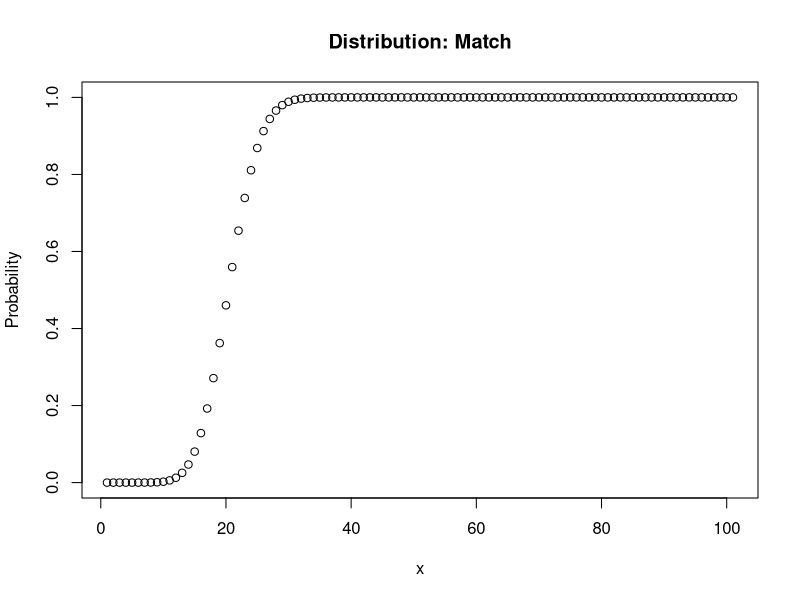

This chart was generated by the following R code:

#plot (pbinom(c(0:100),100, 0.2))
x = 100
Lambda = 5
p = Lambda/x
plot (pbinom(c(0:100),100,0.2) , xlab = 'x', ylab = 'Probability', main = 'Distribution: Match') 
